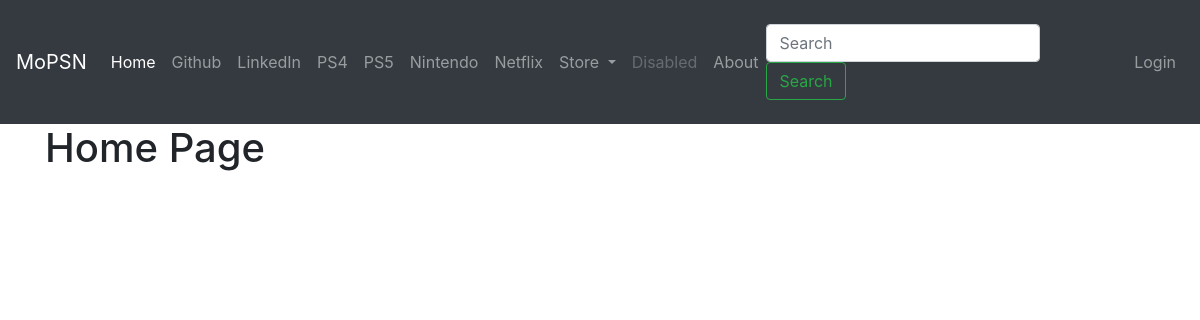
The app's page /, older data.
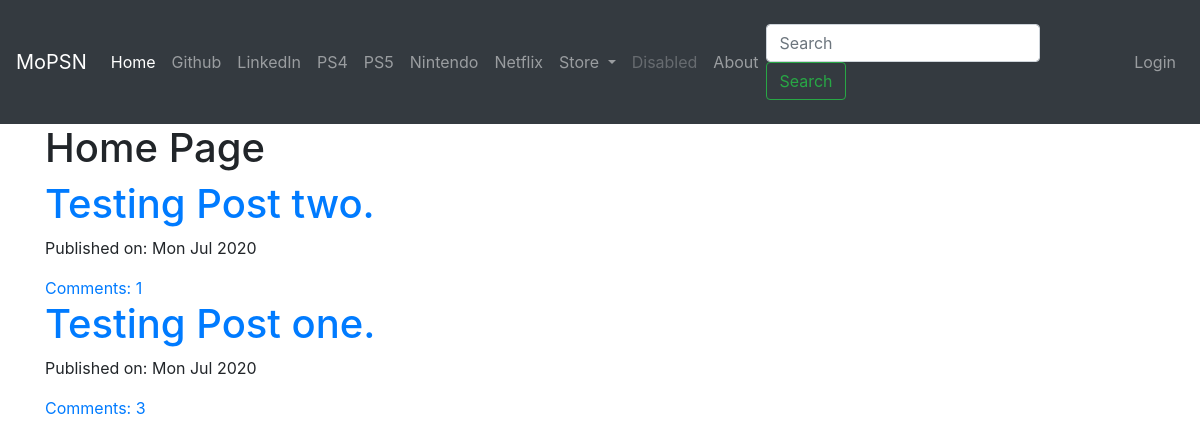
The same page, newer data.
### blog/models.py (models this page shows, shortened)
class Post(models.Model):
    author = models.ForeignKey('auth.User', on_delete=models.CASCADE)
    title = models.CharField(max_length=200)
    text = models.TextField()
    create_field = models.DateTimeField(default=timezone.now)
    published_date = models.DateTimeField(blank=True, null=True)
    def approved_commentz(self):
        return self.comments.filter(approved_comment=True)

### blog/views.py (the view)
# urls.py: path('',views.PostListView.as_view(), name='post_list'),
class PostListView(ListView):
    model = Post
    def get_queryset(self):
        return Post.objects.filter(published_date__lte=timezone.now()).order_by('-published_date')

### blog/templates/blog/post_list.html (shortened to what this page needs)
{% extends "blog/base.html" %}
{% block content %}
  <h1>Home Page</h1>
  <div class="centerstage">
    {% for post in post_list %}
      <div class="post">
        <h1><a href="{% url 'post_detail' pk=post.pk %}"> {{ post.title }}</a></h1>
        <div class="date">
          <p>Published on: {{ post.published_date|date:"D M Y" }}</p>
        </div>
        <a href="{% url 'post_detail' pk=post.pk %}">Comments: {{ post.approved_commentz.count }}</a>
      </div>
    {% endfor %}
  </div>
{% endblock %}

Row changes from the older to the newer data that the page shows:
added Post: title "Testing Post two.", published_date "Mon Jul 2020", approved_commentz.count "1"
added Post: title "Testing Post one.", published_date "Mon Jul 2020", approved_commentz.count "3"
